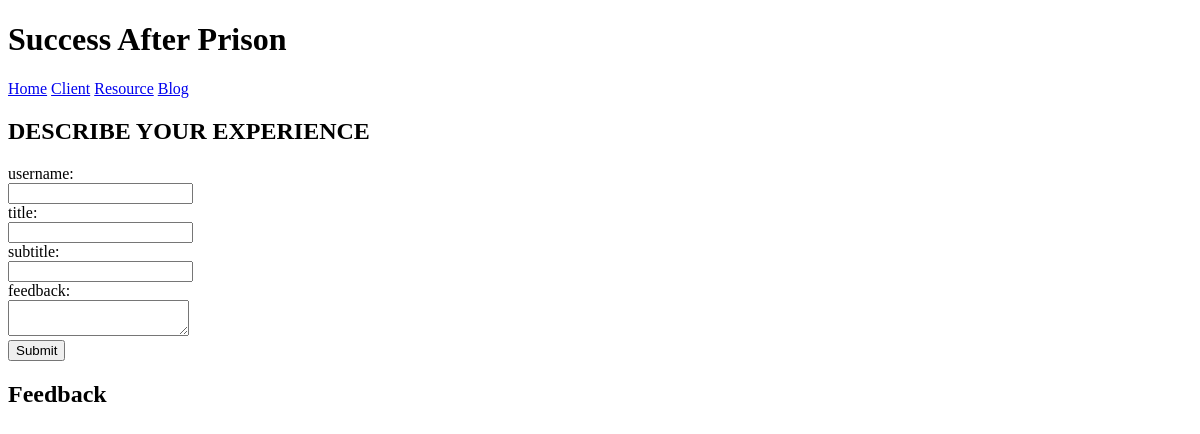
Page /blog/ on the earlier database version.
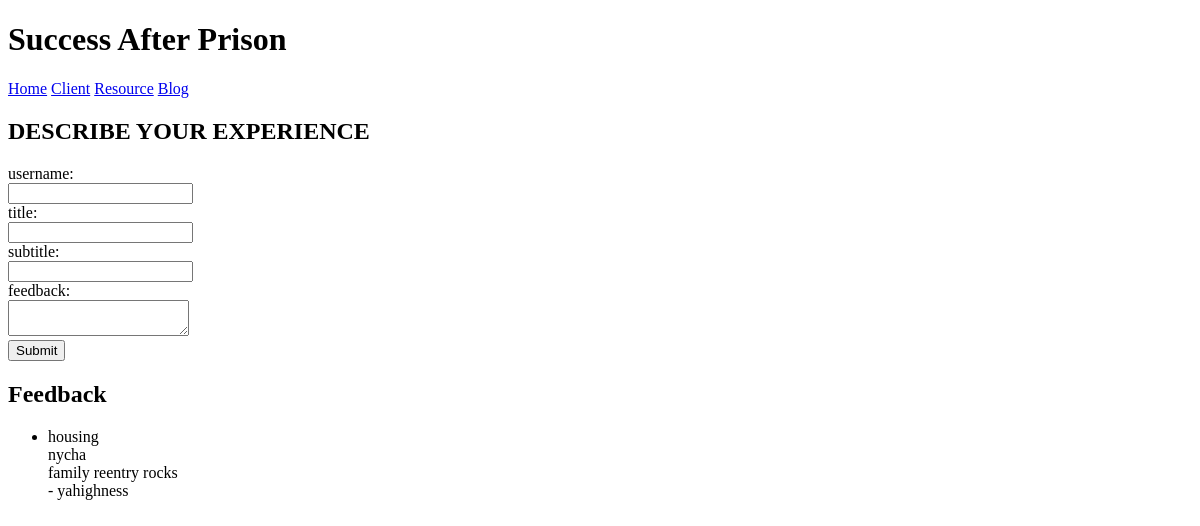
Same page on the later database version.
### my_sap/models.py (models this page shows)
class Post(models.Model):
    class Meta:
        ordering = ["-publish_date"]
    title = models.CharField(max_length=255, unique=True)
    subtitle = models.CharField(max_length=255, blank=True)
    body = models.TextField()
    date_created = models.DateTimeField(auto_now_add=True)
    date_modified = models.DateTimeField(auto_now=True)
    publish_date = models.DateTimeField(blank=True, null=True)
    published = models.BooleanField(default=False)
    author = models.ForeignKey(Profile, on_delete=models.PROTECT)
    tags = models.ManyToManyField(Tag, blank=True)

class Profile(models.Model):
    user = models.OneToOneField(
        settings.AUTH_USER_MODEL,
        on_delete=models.PROTECT,
    )
    bio = models.CharField(max_length=240, blank=True)
    def __str__(self):
        return self.user.get_username()

### my_sap/views.py (the view, shortened to what this page needs)
# urls.py: path("blog/",views.blog,name="blog"),
def blog(request):
    posts = Post.objects.all()
    context = {"posts": posts}
    return render(request, "blog.html", context)

### my_sap/templates/blog.html (shortened to what this page needs)
<!DOCTYPE html>
<html lang="en">
<head>
</head>
<body>
<h1>Success After Prison</h1>
<div class= "container">
	<a href="{% url 'home' %}">Home</a>
	<a href="{% url 'client' %}">Client</a>
	<a href="{% url 'resource' %}">Resource</a>
	<a href="{% url 'blog' %}">Blog</a>
</div>
<h2>DESCRIBE YOUR EXPERIENCE</h2>
<form action="" method="post">
	<label for="username"> username:</label><br>
    <input type="text" id="username" name="username"><br>
	<label for="title"> title:</label><br>
    <input type="text" id="title" name="title"><br>
	<label for="subtitle"> subtitle:</label><br>
    <input type="text" id="subtitle" name="subtitle"><br>
    <label for="body"> feedback:</label><br>
    <textarea id="body" name="body"></textarea><br>
	<input type="submit" value="Submit">
</form>
<h2>Feedback</h2>
<ul>
  {% for post in posts %}
    <li>
      {{ post.title }}<br>
      {{ post.subtitle }}<br>
      {{ post.body }}<br>
      - {{ post.author }}
    </li>
  {% endfor %}
</ul>
</body>
</html>

Differences in the rows shown:
added Post: title "housing", subtitle "nycha", body "family reentry rocks", author "yahighness"
